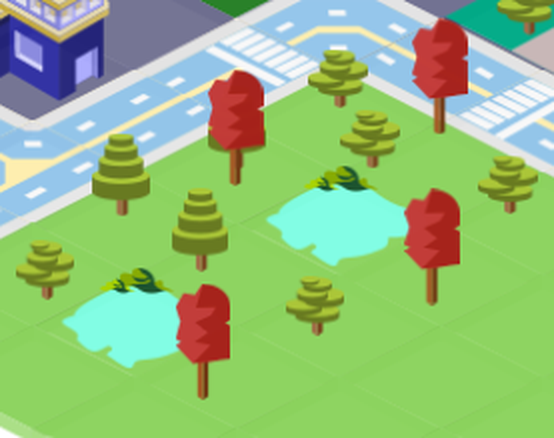
#> input picture runs/city/fractal/foreground-park/target.png, 554 x 438 px
$ python compare.py integrated1.png
#> lines starting #> are read from the running program, lines starting #| are printed output that depends on the picture; pictures that were not available may be replaced by others from this repository, and a replacement may not be noted
import sys
from pathlib import Path
from PIL import Image, ImageDraw
D = Path(__file__).resolve().parent
stem = sys.argv[1]
a = Image.open(D / 'target.png').convert('RGB')
#> a is the input picture: PIL image 554x438 RGB; mean R, G, B 147.2, 190, 126.1
b = Image.open(D / (stem + '.png')).convert('RGB')
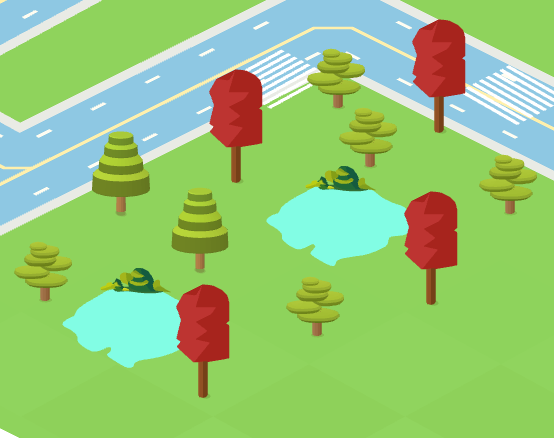
#> input picture runs/city/fractal/foreground-park/integrated1.png, 554 x 438 px, given in place of integrated1.png.png, which was not available
#> b is the input picture: PIL image 554x438 RGB; mean R, G, B 149.4, 199.4, 120.7
assert a.size == b.size == (554, 438)
c = Image.new('RGB', (a.width * 2, a.height + 24), 'white')
#> c: PIL image 1108x462 RGB; every value is 255
c.paste(a, (0, 24))
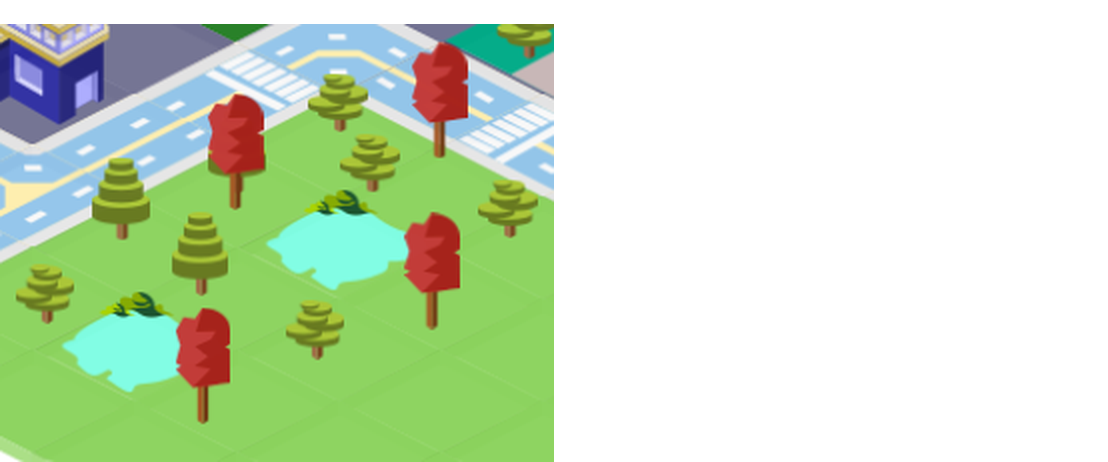
#> c: PIL image 1108x462 RGB; mean R, G, B 203.9, 224.2, 193.9
c.paste(b, (a.width, 24))
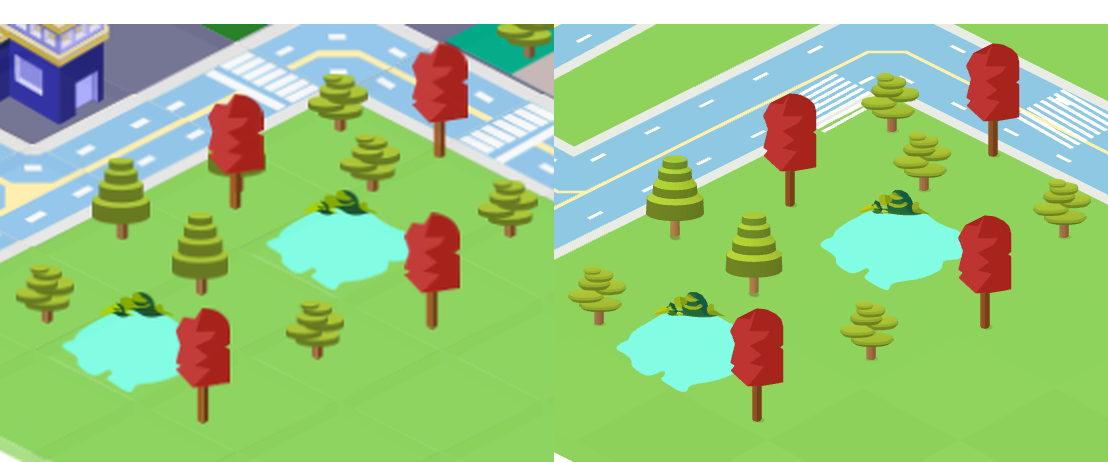
#> c: PIL image 1108x462 RGB; mean R, G, B 153.8, 197.8, 130.2
ImageDraw.Draw(c).text((5, 5), 'foreground-park | target / ' + stem + ' | both 554x438, scale 2', fill='black')
c.save(D / (stem + '-compare.png'))
